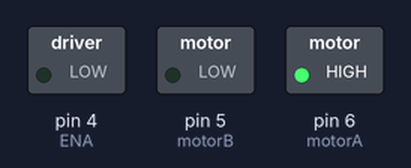
Bench run of a sketch on a simulated Arduino Uno, built with avr-gcc and run on an emulated ATmega328P. Parts: switched loads named in the sketch (green lamp = pin HIGH).

Above: at 0.1 s.
Timing chart, 0 to 1.6 s (numbered marks = the images above):
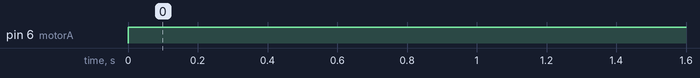

Measured:
- by itself, pin 6 (motorA): LOW → HIGH at 0.00 s

The sketch:

sketch_sep14a.ino
```cpp
int motorA = 6;
int motorB = 5;
int ENA = 4;

void setup() {
  // put your setup code here, to run once:
  pinMode(motorB, OUTPUT);
  pinMode(motorA, OUTPUT);
  digitalWrite(ENA, LOW);
  pinMode(ENA, OUTPUT);
}

void loop() {
  // put your main code here, to run repeatedly:
  digitalWrite(motorA, HIGH);
      delay(3000);
}
```
